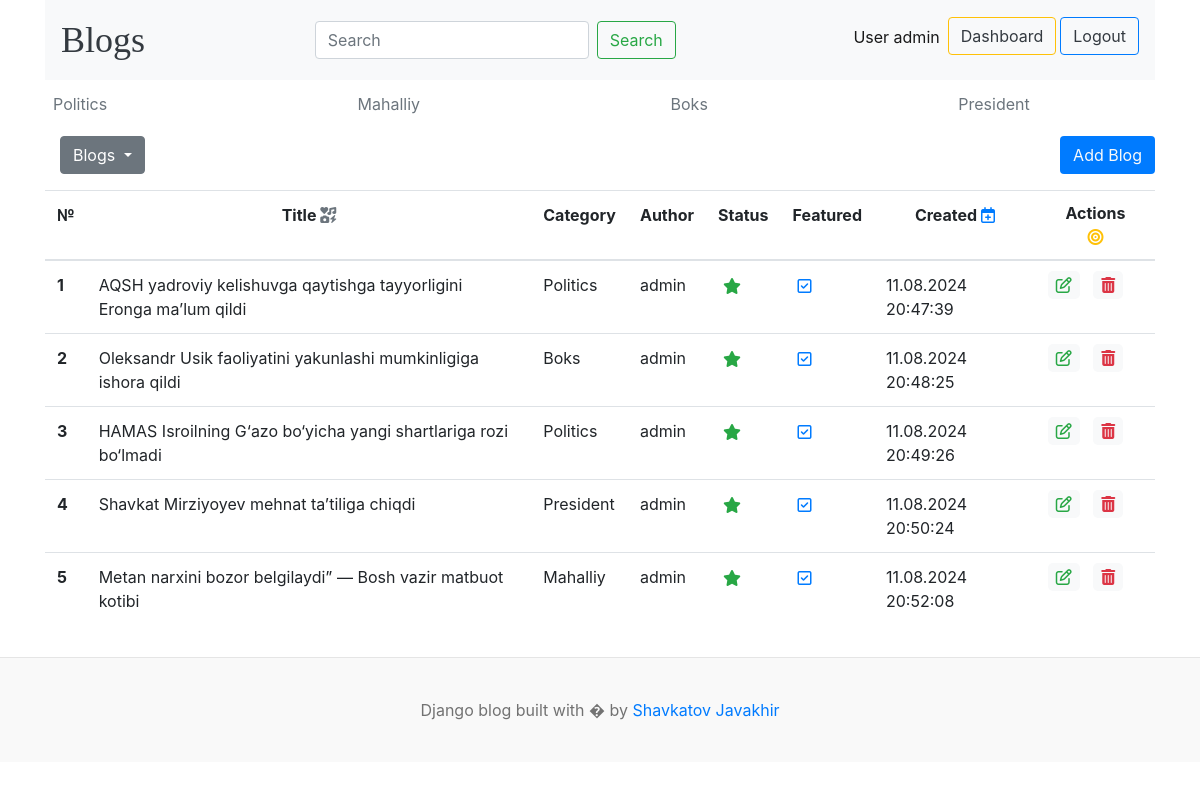
The page /dashboard/blogs/ (signed in) on the database its author committed.
### blogs/models.py (models this page shows, shortened)
class Category(models.Model):
    name = models.CharField(max_length=255)
    created_at = models.DateTimeField(auto_now_add=True)
    updated_at = models.DateTimeField(auto_now=True)
    def __str__(self):
        return self.name
    class Meta:
        verbose_name_plural = 'Categories'
        verbose_name = 'Category'

class Blog(models.Model):
    title = models.CharField(max_length=200)
    slug = models.SlugField(unique=True, null=False)
    category = models.ForeignKey(Category, null=True, blank=True, on_delete=models.SET_NULL)
    author = models.ForeignKey(User, null=True, on_delete=models.SET_NULL)
    is_featured = models.BooleanField(default=False)
    featured_image = models.ImageField(upload_to='uploads/%Y/%m/%d')
    short_description = models.TextField(null=True)
    words = models.TextField(blank=True, null=True)
    body = models.TextField(blank=True)
    status = models.IntegerField(default=0, choices=STATUS_CHOICES, null=False)
    created_at = models.DateTimeField(auto_now_add=True)
    updated_at = models.DateTimeField(auto_now=True)
    class Meta:
        verbose_name_plural = "Blogs"
        verbose_name = "Blog"

### dashboardapp/views.py (the view)
# urls.py: path('blogs/', dashboard_blogs, name="dashboard_blogs"),
@login_required(login_url='login')
def dashboard_blogs(request):
    blogs = Blog.objects.all()
    context = {
        "blogs": blogs,
    }
    return render(request, "dashboard_blogs.html", context)

### blogs/context_processor.py (called while the page is built)
def header(req):
    category = Category.objects.all()
    context = {
        'categories': category
    }
    return context

def get_about(request):
    about = About.objects.all()
    links = Social_links.objects.all()
    telegram = links.get(name='Telegram')
    context = {
        'about': about,
        'links': links,
        'telegram': telegram
        }
    return context

### dashboardapp/templates/dashboard_blogs.html (shortened to what this page needs)
{% extends 'header.html' %} {% load static %} {% block content %}
<div class="row">
<div class="col-3">
  {% include 'left_side.html' %}
</div>
<div class="col-9 text-right">
  <a href="{% url 'add_blog' %}" class="btn bg-primary text-light">Add Blog</a>
</div>
</div>
<div class="row my-3">
  <div class="col-12" style="overflow-x: auto;">
    <table
      class="table table-hover"
    >
      <tr class="text-center">
        <th scope="col">№</th>
        <th scope="col">Title <i class="text-secondary fa-solid fa-icons"></i></th>
        <th scope="col">Category</th>
        <th scope="col">Author</th>
        <th scope="col">Status</th>
        <th scope="col">Featured</th>
        <th scope="col">Created <i class="fa-regular fa-calendar-plus text-primary"></i></th>
        <th scope="col" style="padding: 10px 22px;">Actions <i class="text-warning fa-solid fa-bullseye"></i></th>
      </tr>
      <tbody>
        {% for blog in blogs %}
        <tr class="text-left">
          <th scope="row">{{forloop.counter}}</th>
          <td>{{blog.title}}</td>
          <td>{{blog.category}}</td>
          <td>{{blog.author}}</td>
          <td>{% if blog.status == 1 %} <i class="text-success fa-solid fa-star" style="border-radius: 5px; padding: 5px;"></i> {% else %} <i class="text-danger fa-regular fa-star" style="border-radius: 5px; padding: 5px;"></i>{% endif %}</td>
          <td>{% if blog.is_featured == True %} <i class="text-primary fa-regular fa-square-check" style="border-radius: 5px; padding: 5px;"></i>{% else %}<i class="text-danger fa-regular fa-circle-xmark" style="border-radius: 5px; padding: 5px;"></i>{% endif %}</td>
          <td>{{blog.created_at|date:'d.m.Y H:i:s'}}</td>
          <td>
            <a href="{% url 'edit_blog' blog.id %}" class="text-success bg-light p-1 px-2" style="border-radius: 5px; padding: 5px;"
              ><i class="fa-regular fa-pen-to-square"></i></a
            >&nbsp;&nbsp;
            <a href="{% url 'delete_blog' blog.id %}" class="text-danger bg-light p-1 px-2" style="border-radius: 5px; padding: 5px;"
              ><i class="fa-solid fa-trash-can"></i
            ></a>
          </td>
        </tr>
        {% endfor %}
      </tbody>
    </table>
  </div>
</div>
{% endblock %}

### templates/header.html (shortened to what this page needs)
{% load static %}
<!DOCTYPE html>
<html lang="en">
<head>
    <link href="https://getbootstrap.com/docs/4.0/dist/css/bootstrap.min.css" rel="stylesheet">
    <link href="{% static 'css/blog.css' %}" rel="stylesheet">
  </head>
<body>
<div class="container">
<nav class="navbar navbar-expand-lg navbar-light bg-light">
  <a class="navbar-brand mr-auto blog-header-logo text-dark" href="{% url 'blogs' %}">Blogs</a>
  <div class="collapse navbar-collapse" id="navbarSupportedContent">
    <form class="form-inline my-2 my-lg-0 ml-auto" action="{% url 'search' %}" method="get">
      {% if user.is_authenticated %}
      <input class="form-control fl mr-sm-2" type="search" name="keyword" value="{{keyword}}" placeholder="Search" aria-label="Search">
      <button class="btn btn-outline-success fl my-2 my-sm-0" type="submit" style="max-width: 100%;">Search</button>
      {% endif %}
    </form>
    <ul class="navbar-nav ml-auto">
    {% if user.is_authenticated %}
      <li class="nav-item active text-right">
        <a class="nav-link" href="#">User {{user}} <span class="sr-only">(current)</span></a>
      </li>
      <li class="nav-item mr-1 mb-2 text-right">
        <a href="{% url 'dashboard' %}" class="btn fl btn-outline-warning text-dark">Dashboard</a>
      </li>
      <li class="nav-item text-right">
        <a href="{% url 'logout' %}" class="btn fl btn-outline-primary text-dark">Logout</a>
      </li>
      {% endif %}
    </ul>
  </div>
</nav>
      <div class="nav-scroller py-1 mb-2">
        <nav class="nav d-flex justify-content-between">
          {% if user.is_authenticated %}
          {% for category in categories %}
          <a class="p-2 text-muted" href="{% url 'posts_by_category' category.id %}">{{category.name}}</a>
          {% endfor %}
          {% endif %}
        </nav>
      </div>
    {% block content %}
    {% endblock %}
    </div>
<footer class="blog-footer">
  <p>Django blog built with � by <a href="{{telegram.link}}" target="_blank">Shavkatov Javakhir</a></p>
</footer>
</body>
</html>

### blog/static/css/blog.css (style rules this page uses)
.blog-header-logo { font-family: "Playfair Display", Georgia, "Times New Roman", serif; font-size: 2.25rem; }
.blog-footer { padding: 2.5rem 0; color: #727272; text-align: center; background-color: #f9f9f9; border-top: .05rem solid #e5e5e5; }
.blog-footer p:last-child { margin-bottom: 0; }

### rows shown on the page
Category: name "Politics"
Category: name "Mahalliy"
Category: name "Boks"
Category: name "President"
Blog: title "AQSH yadroviy kelishuvga qaytishga tayyorligini Eronga ma’lum qildi", category "Politics", author "admin", status 1 (drawn), is_featured True (drawn), created_at "11.08.2024 20:47:39"
Blog: title "Oleksandr Usik faoliyatini yakunlashi mumkinligiga ishora qildi", category "Boks", author "admin", status 1 (drawn), is_featured True (drawn), created_at "11.08.2024 20:48:25"
Blog: title "HAMAS Isroilning G‘azo bo‘yicha yangi shartlariga rozi bo‘lmadi", category "Politics", author "admin", status 1 (drawn), is_featured True (drawn), created_at "11.08.2024 20:49:26"
Blog: title "Shavkat Mirziyoyev mehnat ta’tiliga chiqdi", category "President", author "admin", status 1 (drawn), is_featured True (drawn), created_at "11.08.2024 20:50:24"
Blog: title "Metan narxini bozor belgilaydi” — Bosh vazir matbuot kotibi", category "Mahalliy", author "admin", status 1 (drawn), is_featured True (drawn), created_at "11.08.2024 20:52:08"

### other values the page prints
{{ user }} "admin"
